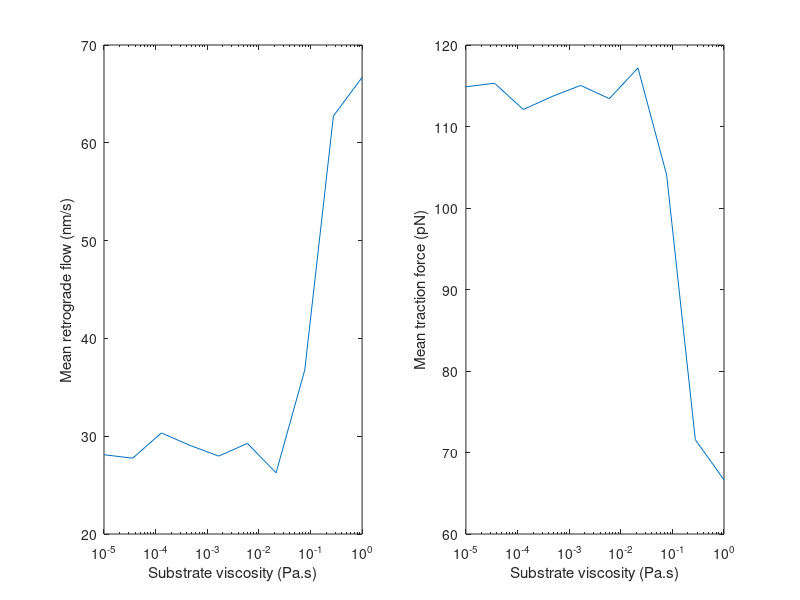

Here is the MATLAB script that generated this plot:
clear
clc
tic

%parameters
n_m=75;    %Total number of myosin motors
F_m=-2;    %Single motor stall force, Units: pN
v_u=-120;  %Unloaded motor velocity, Units: nm/s
n_c=75;    %Total number of molecular clutches
k_on=1;    %Pseudo first order on-rate constant, Unit:1/s
k_off=0.1; %Pseudo first order unloaded off-rate constant, Unit:1/s
F_b=-2;    %Characteristic bond rupture force, Unit: pN
K_c=0.8;   %Molecular clutch spring constant, Unit: pN/nm
gain=0;    %Gain of feedback loop
K_sub=1;   %Elastic component of the cell
Viscosity=logspace(-5,0,10); %Vector for substrate viscosity
events=1e4; %total events that will be siViscositylated

%Initialization of vectors
avg_retro=zeros(1,length(Viscosity));  %Vector to store Retrograde Flow rate
avg_trac=zeros(1,length(Viscosity));   %Vector to store mean traction force

for j=1:length(Viscosity)
    Mu=Viscosity(j);             %Viscosity Range
    c_state=zeros(1,n_c);        %Clutch state vector
    c_unbind=zeros(1,n_c);       %Clutch unbind state vector
    c_rebind=zeros(1,n_c);       %Clutch rebind state vector
    c_pos=zeros(1,n_c);          %Clutch position vector
    t=zeros(1,events+1);         %Time vector
    sub_pos=zeros(1,events+1);   %Substrate position vector
    n_eng=zeros(1,events+1);     %Number of engaged clutches vector
    n_dis=zeros(1,events+1);     %Number of disengaged clutches vector
    vel=zeros(1,events+1);       %Velocity vector
    timestep=zeros(1,events+1);  %Vector of dt's
    koff_True=zeros(1,events+1); %koff vector from Bell's equation
    F_t=zeros(1,events+1);       %Traction force vector
    tot_Fc=zeros(1,events+1);    %Average engaged clutch tension
    
    i=1; 
    dt=0.005;
    c_eng=find(c_state==1);           %Indices of engaged clutches
    c_disen=find(c_state==0);         %Indices of disengaged clutches
    v_f=v_u;                          %Actin filament velocity
    c_pos(c_eng)=c_pos(c_eng)+v_f*dt; %Positions of engaged clutches
    x_sub=((K_c*sum(c_pos(c_eng))-(length(c_eng)*v_f*Mu))/(K_sub+length(c_eng)*K_c)); %calculate substrate posisiton
    F_sub=0;                          %No engaged clutches
    c_pos(c_disen)=x_sub;             %Position of disengaged clutches
    F_c=K_c*(c_pos-x_sub);            %Force on each clutch
    t(i)=0;
    sub_pos(i)=x_sub;
    n_eng(i)=length(c_eng);
    n_dis(i)=length(c_disen);
    vel(i)=-v_f;
    timestep(i)=0;
    while i<=events
    i=i+1;
    %Time required for clutch binding 
    if isempty(c_disen)
        t_bind=inf;
    else
        t_bind=-log(rand(1,length(c_disen)))/k_on; %Bangasser paper
    end
    
    %Time required for clutch unbinding
    if isempty(c_eng)
        t_unbind=inf;
        koff_true(i)=k_off;
        tot_Fc(i)=0;
    else
        t_unbind=-log(rand(1,length(c_eng)))./(k_off*exp(F_c(c_eng)./(F_b+gain*F_c(c_eng))));
        koff_true(i)=mean(k_off*exp(F_c(c_eng)./(F_b+gain*F_c(c_eng))));
        tot_Fc(i)=mean(F_c(c_eng));
    end
    
    [dt_bind, ind_bind]=min(t_bind);       %Minimum time for binding 
    [dt_unbind, ind_unbind]=min(t_unbind); %Minimum time for unbinding 
    
    if dt_bind<dt_unbind %Disengaged clutches engage to actin
        c_state(c_disen(ind_bind))=1;
        dt=dt_bind;
    else %Engaged clutch disengages from actin
        c_state(c_eng(ind_unbind))=0;
        dt=dt_unbind;
    end
    c_eng=find(c_state==1);                %Indices of engaged clutches
    c_disen=find(c_state==0);              %Indices of disengaged clutches
    v_f=v_u*(1-((K_sub*x_sub)/(n_m*F_m)))/(1+(length(c_eng)*Mu*v_u)/(n_m*F_m)); %Actin filament velocity from Chan and Odde 2008 Supp Eqn 3: Substrate position
    F_trac=(K_sub*x_sub) + (length(c_eng)*Mu*v_f);%Traction force
    c_pos(c_eng)=c_pos(c_eng)+v_f*dt;      %Positions of engaged clutches
    x_sub=((K_c*sum(c_pos(c_eng))-(length(c_eng)*v_f*Mu))/(K_sub+length(c_eng)*K_c)); %Substrate posisiton from Chan and Odde 2008 Supp Eqn 5
    %x_sub=(Kc*xi-n_eng*vf*Mu)/(Ks+n_eng*Kc)
    c_pos(c_disen)=x_sub;                  %Position of disengaged clutches= position of substrate
    F_c=K_c*(c_pos-x_sub);                 %Force on each clutch from Chan and Odde 2008 Supp Eqn 2
    
    if x_sub==0 %reset unbind vector at failure event
       c_unbind=zeros(1,n_c);
    end
    t(i)=t(i-1)+dt;
    timestep(i)=dt;
    sub_pos(i)=x_sub;
    n_ceng(i)=length(c_eng);
    n_cdis(i)=length(c_disen);
    vel(i)=-v_f;
    F_t(i)=F_trac;
    cyctime=diff(t(sub_pos==0)); %cycle time
    
    avg_retro(j)=sum((vel.*timestep)/t(events+1)); %Average retrograde flow rate
    avg_trac(j)=sum((F_t.*timestep)/t(events+1));  %Average traction force
    end
end

figure;
subplot(1,2,1)
semilogx(Viscosity,avg_retro)
xlabel('Substrate viscosity (Pa.s)')
ylabel('Mean retrograde flow (nm/s)')

subplot(1,2,2)
semilogx(Viscosity,-avg_trac)
xlabel('Substrate viscosity (Pa.s)')
ylabel('Mean traction force (pN)')
toc